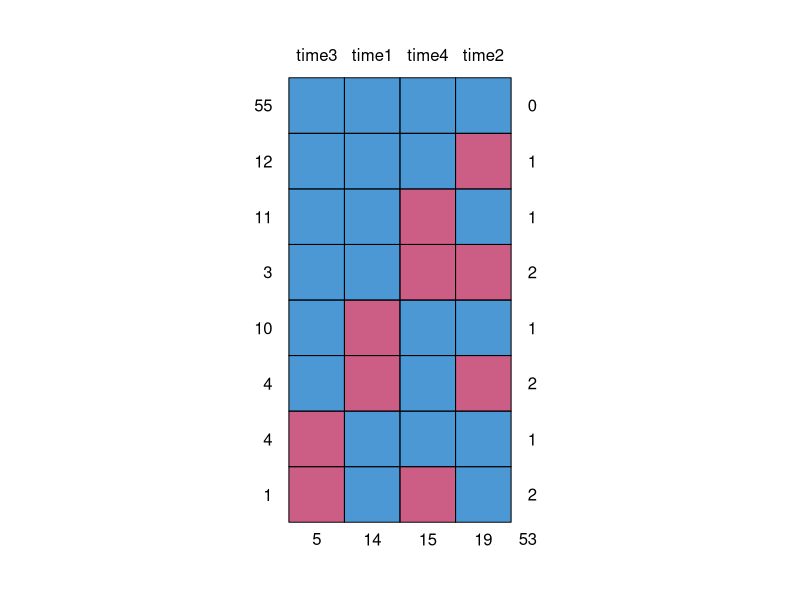

This figure's R source: (Note: this script raises an error after producing the figure.)
df<-data.frame(time1=rbinom(100,1,0.3),
               time2=rbinom(100,1,0.4),
               time3=rbinom(100,1,0.5),
               time4=rbinom(100,1,0.6))

insert_nas <- function(x) {
  len <- length(x)
  n <- sample(1:floor(0.2*len), 1)
  i <- sample(1:len, n)
  x[i] <- NA 
  x
}

df2 <- sapply(df, insert_nas)
df2

sum(is.na(df2))
colSums(is.na(df2))

# missing value imputation
library(mice)
md.pattern(df2) # The output tells us that 61 samples are complete, 17 sample is missing the time1, 7 samples is missing in time2,3 samples is missing time3, and so on
tempData <- mice(df2,m=5,maxit=50,meth='pmm',seed=500)
df2.complete<- complete(df2,1)
# inspecting the distribution of original and imputed data
library(lattice)
xyplot(tempData, time3~time2+time4+time1, pch=18, cex=1)
# What we would like to see is that the shape of the magenta points (imputed) matches the shape of the blue ones (observed). The matching shape tells us that the imputed values are indeed “plausible values”.
# Another helpful plot is the strip plot:
stripplot(tempData, pch = 20, cex = 1.2)
